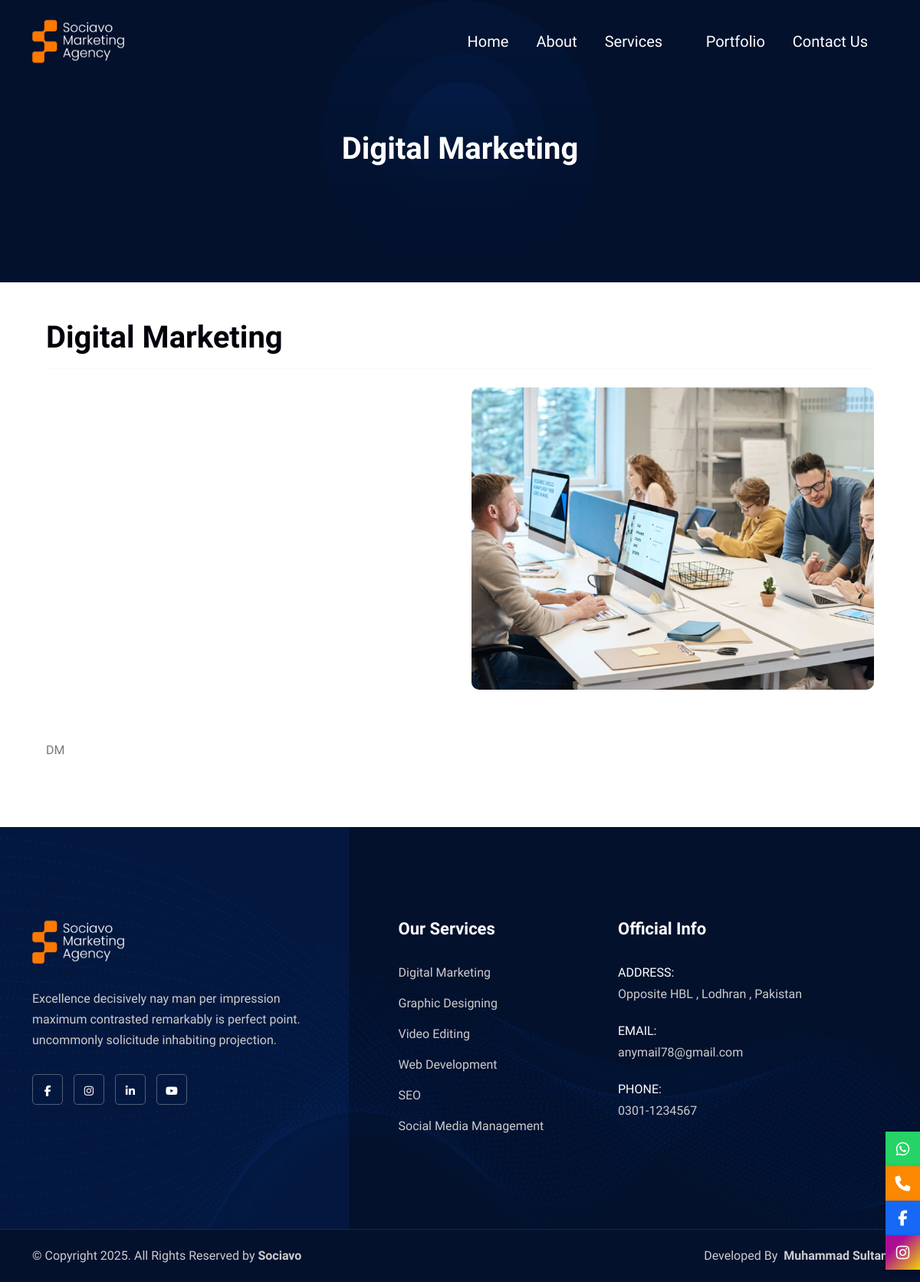
/service-details.php?id=2, run on the app's committed database.
### tables this page shows
CREATE TABLE `logo` (
  `logo_id` int(11) NOT NULL,
  `main_logo` varchar(255) NOT NULL,
  `second_logo` varchar(255) NOT NULL,
  `site_name` varchar(255) NOT NULL
);

CREATE TABLE `services` (
  `service_id` int(11) NOT NULL,
  `service_name` varchar(255) NOT NULL,
  `service_icon` varchar(255) NOT NULL,
  `service_image` varchar(255) NOT NULL,
  `service_details` text NOT NULL,
  `service_status` int(10) NOT NULL DEFAULT 1
);

CREATE TABLE `contact_info` (
  `contact_info_id` int(11) NOT NULL,
  `contact_mobile` varchar(255) NOT NULL,
  `contact_email` varchar(255) NOT NULL,
  `contact_address` varchar(255) NOT NULL
);

### service-details.php (the view, shortened to what this page needs)
<?php
include('admin/config.php');
$get_service_id = isset($_GET['id']) ? intval($_GET['id']) : 0;
$query = "SELECT `service_id`, `service_name`, `service_icon`, `service_image`, `service_details`, `service_status`
          FROM `services` WHERE `service_status` = 1 AND `service_id` = $get_service_id";
$result = mysqli_query($conn, $query);
$service = mysqli_fetch_assoc($result);
$service_name = isset($service['service_name']) ? htmlspecialchars($service['service_name']) : "Unknown Service";
$service_image = isset($service['service_image']) ? htmlspecialchars($service['service_image']) : "default-image.jpg";
$service_details = isset($service['service_details']) ? $service['service_details'] : "No details available.";
?>
<!DOCTYPE html>
<html lang="en">
<head>
    <?php include('./includes/css-links.php'); ?>
</head>
<body>
    <?php include('./includes/header.php'); ?>
    <div class="breadcrumb-area text-center bg-dark" style="background-image: url(assets/img/shape/breadcrumb.png);">
        <div class="container">
            <div class="row">
                <div class="col-lg-8 offset-lg-2">
                    <h1 class="text-white"><?= $service_name; ?></h1>
                </div>
            </div>
        </div>
    </div>
    <div class="project-details-area p-5">
        <div class="container">
            <h2 class="fs-1 fw-bold mb-3"><?= $service_name; ?></h2>
            <hr>
            <div class="project-details-items my-4">
                <div class="row">
                    <div class="col-md-6">
                    </div>
                    <div class="col-md-6">
                        <div class="project-thumb">
                            <img src="admin/<?= $service_image; ?>" class="img-fluid" alt="Service Image">
                        </div>
                    </div>
                    <div class="top-info">
                        <div class="row">
                            <div class="col-xl-12 left-info">
                                <p><?= $service_details; ?></p>
                            </div>
                        </div>
                    </div>
                </div>
            </div>
        </div>
    </div>
    <?php include('./includes/footer.php'); ?>
</body>
</html>

### includes/header.php (shortened to what this page needs)
<?php
include('admin/config.php');
$get_logo = mysqli_query($conn, "SELECT * FROM logo");
$logo = mysqli_fetch_assoc($get_logo);
?>
<header>
    <nav class="navbar mobile-sidenav navbar-sticky navbar-default validnavs navbar-fixed white no-background">
        <div class="container d-flex justify-content-between align-items-center">
            <div class="navbar-header">
                <a class="navbar-brand" href="index.php">
                    <img src="./admin/<?= $logo['main_logo'] ?>" class="logo logo-display" alt="Logo">
                </a>
            </div>
            <div class="collapse navbar-collapse" id="navbar-menu">
                <ul class="nav navbar-nav navbar-center d-md-flex gap-3 flex-md-row" data-in="fadeInDown" data-out="fadeOutUp">
                    <li><a href="index.php" class="fs-5">Home</a></li>
                    <li><a href="about-us.php" class="fs-5">About</a></li>
                    <li class="dropdown">
                        <a href="#" class="dropdown-toggle fs-5" data-toggle="dropdown">Services</a>
                    </li>
                    <li><a href="portfolio.php" class="fs-5">Portfolio</a></li>
                    <li><a href="contact-us.php" class="fs-5">Contact Us</a></li>
                </ul>
            </div>
        </div>
    </nav>
</header>
<?php
                                $get_links = mysqli_query($conn, "SELECT * FROM social_links");
                                $links = mysqli_fetch_assoc($get_links);
                                ?>
<div class="contact-icons">
    <a href="https://wa.me/<?= $links['whatsapp'] ?>" target="_blank" class="icon whatsapp" title="Chat on WhatsApp">
        <i class='fab fa-whatsapp'></i>
    </a>
    <a href="tel:<?= $links['whatsapp'] ?>" class="icon call" title="Call Now">
        <i class='fas fa-phone'></i>
    </a>
    <a href="<?= $links['facebook'] ?>" target="_blank" class="icon facebook" title="Visit Facebook Page">
        <i class='fab fa-facebook-f'></i>
    </a>
    <a href="<?= $links['instagram'] ?>" class="icon instagram" title="Visit Instagram Page">
        <i class='fab fa-instagram'></i>
    </a>
  </div>

### includes/footer.php (shortened to what this page needs)
<?php
include('admin/config.php');
$get_logo = mysqli_query($conn, "SELECT * FROM logo");
$logo = mysqli_fetch_assoc($get_logo);
?>
<footer class="bg-dark text-light" style="background-image: url(assets/img/shape/35.png);">
    <div class="container">
        <div class="f-items default-padding">
            <div class="row">
                <div class="col-lg-5 col-md-6 footer-item pr-50 pr-xs-15 pr-md-15">
                    <div class="about">
                        <img class="logo" src="admin/<?= $logo['main_logo'] ?>" alt="Logo">
                        <p>
                            Excellence decisively nay man per impression maximum contrasted remarkably is perfect point. uncommonly solicitude inhabiting projection.
                        </p>
                        <ul class="footer-social">
                            <?php
                            $get_links = mysqli_query($conn, "SELECT * FROM social_links");
                            $links = mysqli_fetch_assoc($get_links);
                            ?>
                            <li>
                                <a href="<?= $links['facebook'] ?>"><i class="fab fa-facebook-f"></i></a>
                            </li>
                            <li>
                                <a href="<?= $links['instagram'] ?>"><i class="fab fa-instagram"></i></a>
                            </li>
                            <li>
                                <a href="<?= $links['linkedin'] ?>"><i class="fab fa-linkedin-in"></i></a>
                            </li>
                            <li>
                                <a href="<?= $links['youtube'] ?>"><i class="fab fa-youtube"></i></a>
                            </li>
                        </ul>
                    </div>
                </div>
                <div class="col-lg-3 col-md-6 footer-item">
                    <div class="link">
                        <h4 class="widget-title">Our Services</h4>
                        <ul>
                            <?php
                            $query = "SELECT `service_id`, `service_name` FROM `services` WHERE `service_status` = 1";
                            $result = mysqli_query($conn, $query);
                            if (mysqli_num_rows($result) > 0) {
                                while ($service = mysqli_fetch_assoc($result)) {
                                    echo "<li><a href='service-details.php?id=" . $service['service_id'] . "'>" . htmlspecialchars($service['service_name']) . "</a></li>";
                                }
                            } else {
                                echo "<li><a href='#'>No Services Available</a></li>";
                            }
                            ?>
                        </ul>
                    </div>
                </div>
                <div class="col-lg-4 col-md-6 footer-item adress-item">
                    <h4 class="widget-title">Official Info</h4>
                    <div class="address">
                        <ul>
                            <?php
                            $get_contacts = mysqli_query($conn, "SELECT * FROM contact_info");
                            $contacts = mysqli_fetch_assoc($get_contacts);
                            ?>
                            <li>
                                <div class="content">
                                    <strong>Address:</strong>
                                    <?= htmlspecialchars($contacts['contact_address']); ?>
                                </div>
                            </li>
                            <li>
                                <div class="content">
                                    <strong>Email:</strong>
                                    <?= htmlspecialchars($contacts['contact_email']); ?>
                                </div>
                            </li>
                            <li>
                                <div class="content">
                                    <strong>Phone:</strong>
                                    <?= htmlspecialchars($contacts['contact_mobile']); ?>
                                </div>
                            </li>
                        </ul>
                    </div>
                </div>
            </div>
        </div>
    </div>
    <div class="footer-bottom bg-dark-secondary">
        <div class="container">
            <div class="row">
                <div class="col-lg-6">
                    <p>&copy; Copyright 2025. All Rights Reserved by <strong>Sociavo</strong></p>
                </div>
                <div class="col-lg-6 text-end">
                    <ul>
                        <li>
                            <p>Developed By <strong class="ms-1">Muhammad Sultan</strong></p>
                        </li>
                    </ul>
                </div>
            </div>
        </div>
    </div>
</footer>

### assets/css/validnavs.css (style rules this page uses)
:root { --box-shadow: 0px 0px 20px 0px rgba(7, 20, 52, .1); --box-shadow-secondary: 0 6px 12px rgba(0, 0, 0, 0.175); --box-shadow-extra: 0 5px 50px 0 rgba(0, 0, 0, 0.15); --box-shadow-dark: 0px 0px 0px; }
.navbar .container, .navbar .container-fluid, .navbar .container-lg, .navbar .container-md, .navbar .container-sm, .navbar .container-xl { display: block; }
.navbar { position: relative; padding: 0; }
.navbar .navbar-collapse.collapse { display: block !important; float: left; flex: inherit; }
.dropdown-toggle::after { display: inline; margin: 0; border: none; vertical-align: inherit; }
.nav { padding-left: 0; margin-bottom: 0; list-style: none; display: block; }
.nav>li { position: relative; display: inline-block; }
.nav>li>a { position: relative; display: block; padding: 10px 15px; }
.navbar-brand>img { display: block; height: 60px; }
.navbar-brand { margin: 0; padding: 0; display: block; }
.nav:before, .nav:after, .navbar:before, .navbar:after, .navbar-header:before, .navbar-header:after, .navbar-collapse:before, .navbar-collapse:after { display: table; content: " "; }
.nav:after, .navbar:after, .navbar-header:after, .navbar-collapse:after { clear: both; }
nav.validnavs .container { position: relative; }
nav.navbar.validnavs { background-color: var(--white); border-radius: 0; border: none; box-shadow: var(--box-shadow); -moz-box-shadow: var(--box-shadow); -webkit-box-shadow: var(--box-shadow); -o-box-shadow: var(--box-shadow); margin: 0; }
#navbar-menu { -webkit-animation-duration: 0.35s; animation-duration: 0.35s; }
.validnavs a { font-weight: 600; text-transform: capitalize; background: transparent; }
body { -webkit-transition: all 0.3s ease-in-out; -moz-transition: all 0.3s ease-in-out; -o-transition: all 0.3s ease-in-out; -ms-transition: all 0.3s ease-in-out; transition: all 0.3s ease-in-out; }
nav.navbar.validnavs ul.nav>li.dropdown>a.dropdown-toggle::after { content: "\f107"; font-family: var(--fontawesome); margin-left: 5px; margin-top: 2px; border: none; font-weight: 400; transition: all 0.35s ease-in-out; position: relative; top: 2px; }
nav.navbar.validnavs.navbar-fixed { display: block; position: fixed; width: 100%; z-index: 100; box-shadow: 0 8px 25px 0 rgba(0, 0, 0, 0.04); top: 0; }
nav.navbar.validnavs.navbar-fixed.no-background { display: block; position: absolute; width: 100%; z-index: 100; box-shadow: 0 0 0; -moz-box-shadow: 0 0 0; -webkit-box-shadow: 0 0 0; -o-box-shadow: 0 0 0; }
nav.navbar.validnavs { z-index: 100; padding: 10px 0; }
@media (min-width: 1024px) { nav.navbar.validnavs.no-background { background-color: transparent; border: none; } }
@media (min-width: 1024px) { nav.navbar.validnavs.no-background.white .attr-nav>ul>li>a, nav.navbar.validnavs.navbar-transparent.white .attr-nav>ul>li>a, nav.navbar.validnavs.navbar-transparent.white ul.nav>li>a, nav.navbar.validnavs.no-background.white ul.nav>li>a { color: var(--white); } }
@media (min-width: 1024px) { nav.navbar.validnavs.navbar-fixed.navbar-transparent .logo-display, nav.navbar.validnavs.navbar-fixed.no-background .logo-display, nav.navbar.validnavs.brand-center .logo-display { display: block; } }
@media (min-width: 1024px) { nav.navbar.validnavs.navbar-fixed .logo-display { display: none; } }
@media (min-width: 1024px) { nav.navbar.validnavs.menu-center .container { position: relative; } }
@media (min-width: 1024px) { nav.navbar.validnavs.menu-center ul.nav.navbar-center { float: none; margin: 0 auto; display: table; table-layout: fixed; } }
@media (min-width: 1024px) { nav.navbar ul.nav>li>a { padding: 30px 15px; font-weight: 500; font-size: 18px; text-transform: capitalize; } }
nav.navbar.validnavs.pause-sticked, nav.navbar.validnavs.navbar-fixed { animation: inherit; }
@media only screen and (min-width: 1200px) and (max-width: 1350px) { .navbar.validnavs.navbar-default .navbar-nav li a { padding: 30px 10px !important; font-size: 14px; } }

### data on the page
logo: main_logo (picture)
services: service_name "Digital Marketing", service_image (picture), service_details "DM"
services: service_name "Graphic Designing"
services: service_name "Video Editing"
services: service_name "Web Development"
services: service_name "SEO"
services: service_name "Social Media Management"
contact_info: contact_address "Opposite HBL , Lodhran , Pakistan", contact_email "anymail78@gmail.com", contact_mobile "0301-1234567"
